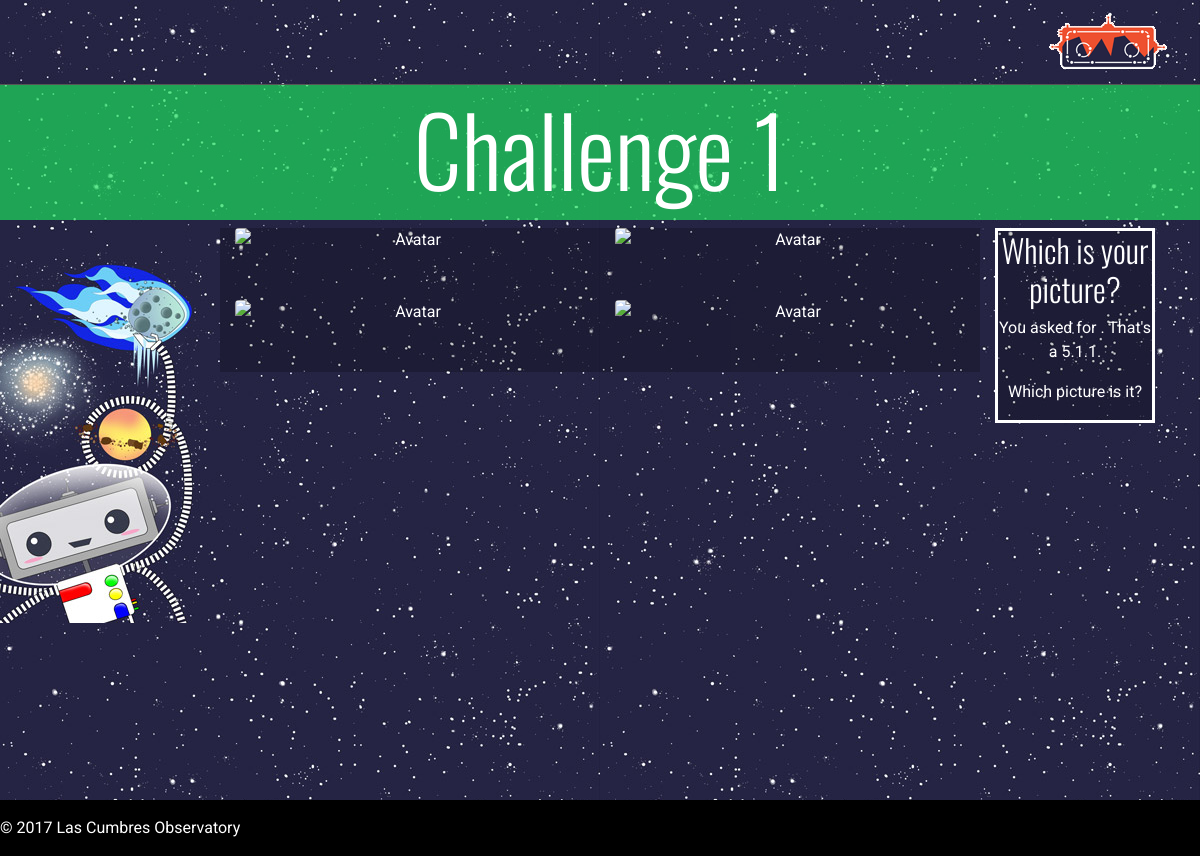
/challenge/1/identify/ (signed in), run on an earlier commit of the app's database.
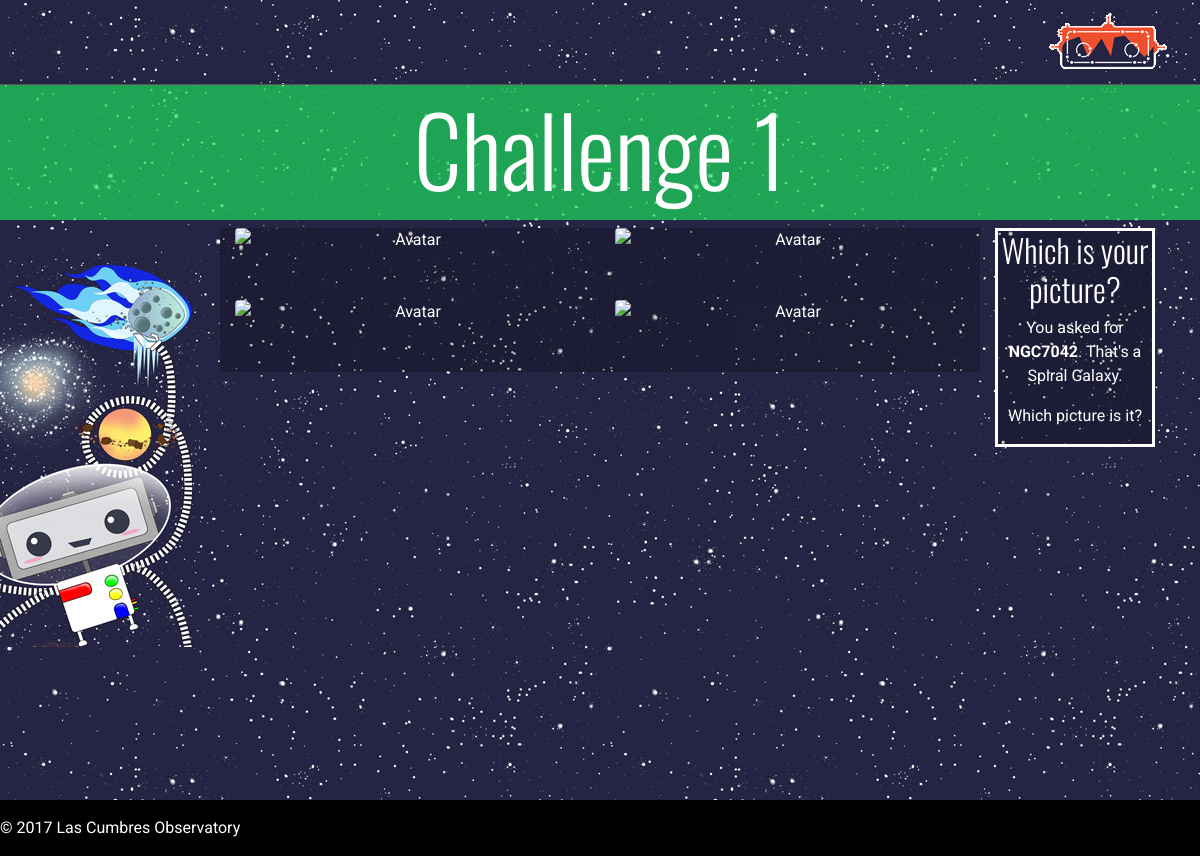
And on a later commit of the database.
### explorer/models.py (models this page shows, shortened)
class Challenge(models.Model):
    number = models.IntegerField()
    name = models.CharField(max_length=200)
    badge = models.ImageField(upload_to='badges')
    mission = models.ForeignKey(Mission)
    description = models.TextField(help_text=_("Research page info"))
    action = models.TextField()
    category = models.TextField(help_text=_("Astronomical object type"), blank=True, null=True)
    avm_code = models.CharField(max_length=50, blank=True, null=True)
    active = models.BooleanField(default=True)

### status/models.py (models this page shows, shortened)
class Progress(models.Model):
    user = models.ForeignKey(User)
    challenge = models.ForeignKey(Challenge)
    requestids = models.CharField(max_length=20)
    status = FSMField(default='New', choices=STATUS)
    last_update = models.DateTimeField(default=datetime.utcnow)
    target = models.CharField(max_length=100)
    class Meta:
        unique_together = (("user","challenge"),)

### explorer/views.py (the view)
# urls.py: url(r'^challenge/(?P<pk>[0-9]+)/start/$', ChallengeView.as_view(), {'mode':'start'}, name="start"),
class ChallengeView(DetailView):
    model = Challenge
    def get(self, request, *args, **kwargs):
        if kwargs.get('mode',None) in ['observe','analyse','identify','investigate']:
            self.template_name = "explorer/challenge-{}.html".format(kwargs['mode'])
        elif kwargs.get('mode',None) in ['failed', 'submitted', 'completed', 'start']:
            self.template_name = "explorer/challenge-message.html"
        return super(ChallengeView, self).get(request, *args, **kwargs)
    def get_context_data(self, **kwargs):
        context = super(ChallengeView, self).get_context_data(**kwargs)
        if kwargs.get('mode',None) != 'start':
            obj,created = Progress.objects.get_or_create(challenge=self.get_object(), user=self.request.user)
            context['progress'] = obj
        return context

### serol/auth_backend.py (called while the page is built)
    def get_user(self, user_id):
        try:
            return User.objects.get(pk=user_id)
        except User.DoesNotExist:
            return None

### explorer/templates/explorer/challenge-identify.html (shortened to what this page needs)
{% extends 'explorer/base.html' %}
{% load static i18n %}
{% block wrapper-class%}mission-{{object.mission.number}}-sidebar{%endblock%}
{% block main-content %}
<div class="container-fluid">
  <div class="row page-header">
    <div class="col-lg-12">
        <h1 class="display-1">{% trans "Challenge" %} {{object.number }}</h1>
    </div>
  </div>
</div>
<div class="container pt-2">
  <div class="row">
    <div class="col-md-8 offset-md-2">
      <div class="row">
        {% for i in "0123" %}
        <div class="col-sm-6 pb-5 identify-container">
        </div>
        {% endfor %}
      </div>
    </div>
    <div class="col-md-2">
      <div class=" side-panel">
      <h2>{% trans "Which is your picture?" %}</h2>
      <p>{% trans "You asked for" %} <strong>{{progress.target}}</strong>.
          {% trans "That's a" %} {{object.category}}.</p>
      <p>{% trans "Which picture is it?" %}</p>
    </div>
    </div>
  </div>
</div>
{% endblock %}

### explorer/templates/explorer/base.html (shortened to what this page needs)
{% load static i18n %}
<!DOCTYPE html>
<html lang="en">
  <head>
    <link rel="stylesheet" href="https://maxcdn.bootstrapcdn.com/bootstrap/4.0.0-alpha.6/css/bootstrap.min.css">
    <link rel="stylesheet" href="https://cdnjs.cloudflare.com/ajax/libs/animate.css/3.5.2/animate.min.css">
    <link href="{% static "explorer/css/layout.css" %}" rel="stylesheet">
  </head>
  <body>
    <div id="wrapper">
    <nav class="navbar navbar-toggleable-md navbar-inverse nav-head">
      <button class="navbar-toggler navbar-toggler-right" type="button" data-toggle="collapse" data-target="#navbarNav" aria-controls="navbarNav" aria-expanded="false" aria-label="Toggle navigation">
        <span class="navbar-toggler-icon"></span>
      </button>
      <a class="navbar-brand" href="/"><img src="{% static 'explorer/images/serol_logo_sm.png'%}" /></a>
    </nav>
<div class="{% block wrapper-class%}{%endblock%}" id="wrapper-inner">
{% block main-content %}
{% endblock %}
</div>
</div>
  <footer class="navbar-fixed-bottom">
      <div class="container-fluid py-3">
          <div class="row">
          <div class="footer-content">
          &copy; {% now "Y" %} <a href="https://lco.global">Las Cumbres Observatory</a>
          </div>
        </div>
      </div>
  </footer>
  </body>
</html>

### explorer/static/explorer/css/layout.css (style rules this page uses)
a, a:focus, a:hover { color: #fff; }
html, body { height: 100%; }
#wrapper { min-height: 100%; }
#wrapper-inner { overflow:auto; padding-bottom:200px; }
body { text-align: center; font-family: 'Roboto', sans-serif; background: url('../images/serol_bg_sm.jpg') repeat fixed #2b3e50; color: #fff; }
h1, h2, h3, h4, h5, h6, .target-name { font-family: 'Oswald', sans-serif; font-weight: 300; color: #fff; }
h1 { font-size:4.5rem; }
p { font-size:2rem; }
.nav-head { border-bottom: 1px solid #555; }
.mission-1-sidebar { background: url('../images/m1-SidePanel.jpg') no-repeat fixed left bottom; }
.mission-1-sidebar .page-header { background-color:rgba(29, 220, 93, 0.7); }
.page-header h1 { margin: 5px 0 15px 0; }
.side-panel { background-color: rgba(0,0,0, 0.2); border: 3px solid #fff; }
.side-panel p { font-size:1rem; }
.identify-container { background-color: rgba(0,0,0, 0.2); }
footer { background-color:#000; }

What changed in the data, as far as the page shows it:
changed Challenge: category "5.1.1" → "Spiral Galaxy"
now on this page (row edited): Progress: target "NGC7042"
